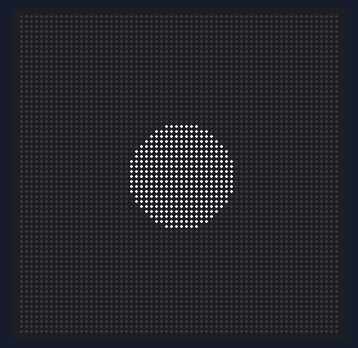
A program run on a simulated Raspberry Pi Pico running MicroPython. On the bench: 64×64 RGB LED matrix. At 0.0 s the program stops and its outputs stay as they are.

Above: at 0.1 s.

The program:

erste_grafik.py
```python
from interstate75 import Interstate75, DISPLAY_INTERSTATE75_64X64

matrix = Interstate75(display=DISPLAY_INTERSTATE75_64X64)
buffer = matrix.display
width = matrix.width
height = matrix.height

black = buffer.create_pen(0, 0, 0)
white = buffer.create_pen(255, 255, 255)

buffer.set_pen(black)
buffer.clear()

buffer.set_pen(white)
buffer.circle(int(width/2), int(height/2), 10)
matrix.update(buffer)
```
